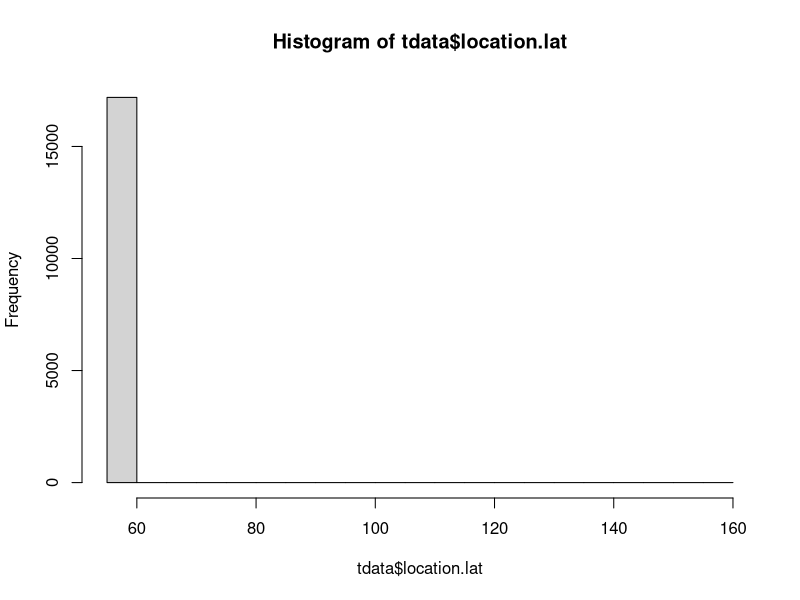
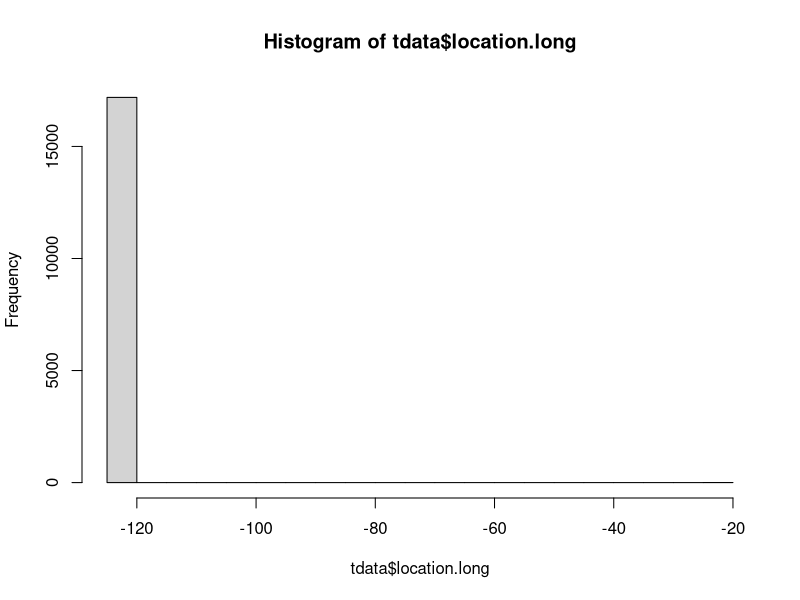
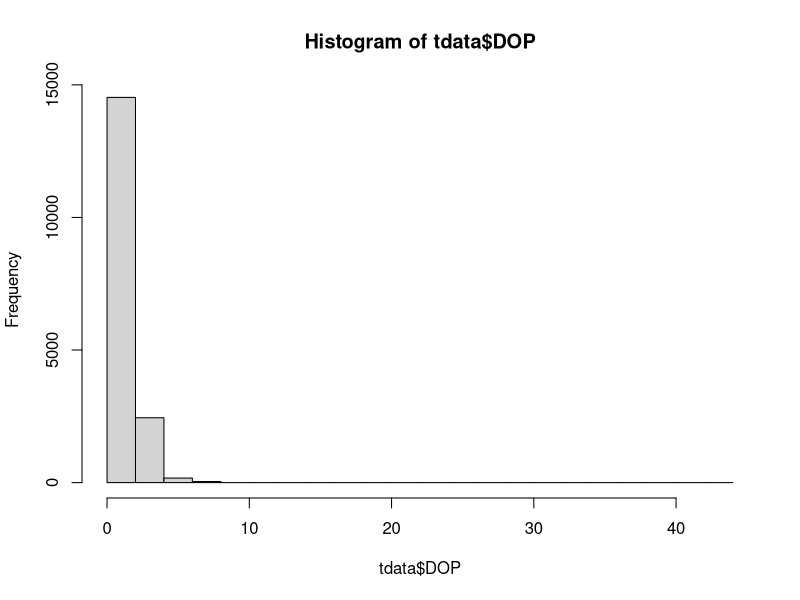
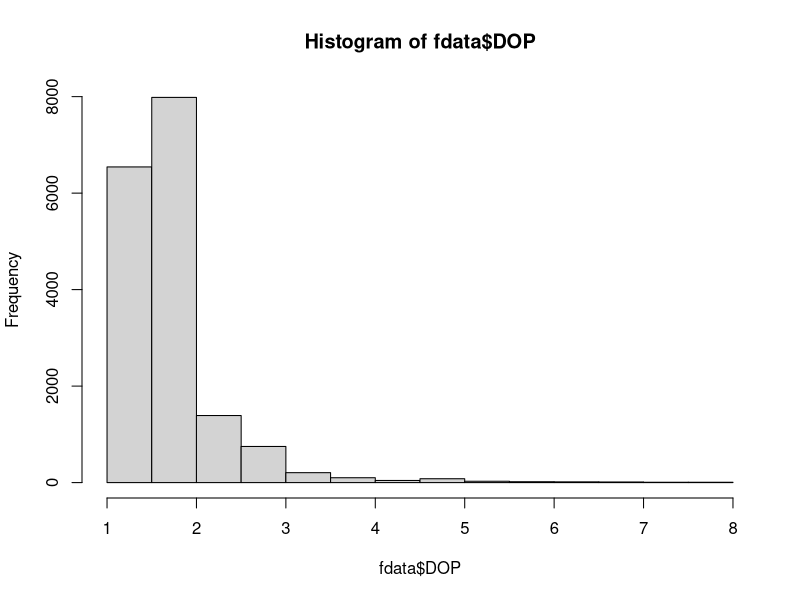

Source code (R) for these figures, in order: (Note: this script raises an error after producing the figures.)
## ---- chunk 1
#| message: false
# Read in our data files.

library(readr)
library(sf)
library(readxl)
library(dplyr)
library(lubridate)
library(ggplot2)

ref_raw <- read_csv("raw_data/Mountain caribou in British Columbia-reference-data.csv", 
                    name_repair = "universal")

loc_raw <- read_xlsx("raw_data/Mountain caribou.xlsx")
## ---- chunk 2
head(ref_raw)

names(ref_raw)

ref_short <- ref_raw %>%
  select(tag.id, animal.id, deploy.on.date, animal.sex, animal.reproductive.condition,
         deployment.end.type,tag.model, tag.manufacturer.name, tag.serial.no)

head(loc_raw)
## ---- chunk 3

all_data <- left_join(loc_raw, ref_raw, by = c('tag.local.identifier' = 'tag.id') )

all_data <- all_data %>% 
  select(event.id, location.long, location.lat, DOP, FixType, herd,
         study.specific.measurement, sensor.type, tag.local.identifier, date, animal.id,
         animal.sex, animal.reproductive.condition, tag.manufacturer.name, tag.model )


## ---- chunk 4

head(all_data)

# check if there are NA's in the data 

apply(all_data, 2, function(x) any(is.na(x)))

# Lets filter out any missing values 

length(all_data$event.id)

tdata <- all_data %>% 
  filter(!is.na(date)) %>%
  filter(!is.na(location.long)) %>%
  filter(!is.na(location.lat)) 


# Herd
unique(tdata$herd)

# two missing herd values which we can fill in (or delete)

tdata <- tdata %>% 
  mutate(herd = case_when(
    animal.id == "BP_car043" ~ "Burnt Pine", 
    animal.id == "SC_car170" ~ "Scott",
    .default = herd
  ))



#length(tdata$event.id)


## ---- chunk 5

# calculate time differences
tdata <- tdata  %>%
  mutate(date_time = ymd_hms(date)) 

# owch we still have an error in this dataset

# lets see if we can find it..... 

head(sort(unique(tdata$date)))
tail(sort(unique(tdata$date)))


tdata <- tdata  %>% 
  filter(date != "NA")

tdata  <- tdata  %>%
  mutate(date_time = ymd_hms(date)) 

#head(tdata$date_time) 

# Note the Universal Coordinated Time Zone


# lets split this data format into something more useful 

tdata  <- tdata  %>%
  mutate(year = year(date_time )) %>%
  mutate(month = month(date_time ),
         day = day(date_time),
         hour = hour(date_time),
         minute = minute(date_time))


## ---- chunk 6

# review the lat / longs 

range(tdata$location.lat)
hist(tdata$location.lat)

# above 65 latidude

range(tdata$location.long)
hist(tdata$location.long)

# greater than -100 longitude. 

tdata <- tdata %>% 
  filter(location.long <= -100) %>%
  filter(location.lat <= 65)

# DOP 

range (tdata$DOP)
hist(tdata$DOP)
unique(tdata$DOP)


# for this example we only want to keep fixes with a DOP less than 10m

fdata <- tdata %>% 
  filter(DOP <= 10)

hist(fdata$DOP)
unique(tdata$DOP)

# Fix Type : 

fixtype <- fdata %>% 
  group_by(FixType) %>%
  summarise(count = n())

fixtype

# remove the 2d locations 

fdata <- fdata %>% 
  filter(FixType != "GPS-2D")

# see what the data looks like
glimpse(fdata)
 
# lets check if this column is any use? 
unique(fdata$sensor.type)


# remove the columns that we dont need
fdata <- fdata %>% 
  select(-FixType, -DOP, -date, -study.specific.measurement, -sensor.type, -event.id)



## ---- chunk 7
#| eval: !expr '!file.exists(file.path("clean_data", "caribou.csv")) || isTRUE(params$write)'
write_csv(fdata, file.path("clean_data", "caribou.csv"))
## ---- chunk 8

# convert to a sf object and transform to BC Albers

bou <- st_as_sf(fdata, coords = c("location.long", "location.lat"), 
                crs = 4326, remove = FALSE) |> 
  st_transform(3005)
## ---- chunk 9
#| eval: !expr '!file.exists(file.path("clean_data", "caribou.gpkg")) || isTRUE(params$write)'
write_sf(bou, file.path("clean_data", "caribou.gpkg"))
## ---- chunk 10

#bou = read.csv(file.path("clean_data", "caribou.csv")

# or 

bou_sf = read_sf(file.path("clean_data", "caribou.gpkg"))

bou <- st_drop_geometry(bou_sf)


head(bou)
glimpse(bou)

## ---- chunk 11

no_herds = unique(bou$herd)

no_records <- bou %>% 
  group_by(herd) %>% 
  summarise(count = n())

no_animals_id <- bou %>% 
  group_by(herd, animal.id) %>% 
  summarise(count = n())

no_animals_sex <- bou %>% 
  group_by(herd, animal.sex) %>% 
  summarise(count = n())

collar_type <- bou %>% 
  group_by(herd, tag.manufacturer.name, tag.model) %>% 
  summarise(count = n())

## ---- chunk 12

# Filter to keep the Scott herd only 
sbou <- bou %>% 
  filter(herd == "Scott")

# tidy the data by removing columns that are redundant
sbou <- sbou %>% select(-herd, -tag.local.identifier, -tag.manufacturer.name, -tag.model)


# how many animals?
no_animals <- unique(sbou$animal.id)


# lets look at the time period: 
p1 <- ggplot(sbou, aes(year, fill = animal.id)) +
    geom_bar(position = "dodge")


# duration of the collars within the Scott herd. 

table_max <- sbou %>% 
  select(animal.id, date_time) %>%
  slice_max(date_time, by = animal.id) 
colnames(table_max)<- c("animal.id","max")

table_min <- sbou %>% 
  select(animal.id, date_time) %>%
  slice_min(date_time, by = animal.id) 

colnames(table_min)<- c("animal.id","min")

dur <- left_join(table_max, table_min, by = join_by(animal.id)) %>%
  distinct() %>%
  mutate(duration = max - min) %>%
  mutate(dur_days = round( duration,1)) %>%
  mutate(dur_hrs = round(as.numeric(dur_days)*24,1)) %>%
 #mutate(dur_days = round( dur_hrs/24,1)) %>%
  mutate(year_start = year(min), 
         year_end = year(max))



dur_plot <- ggplot(dur, aes(y=factor(animal.id))) +
  geom_segment(aes(x=min, xend=max, y=factor(animal.id), yend=factor(animal.id)), linewidth = 3)+
  xlab("Date") + ylab("Tag") 

dur_plot


# months of the year. 
p_duration <- ggplot(sbou, aes(factor(month), fill = factor(year)))+
  geom_bar(position = "dodge") +
  #xlim(1,12)+
  facet_wrap(~animal.id)+
  theme(axis.text.x = element_text(angle = 90, vjust = 0.5, hjust=1))

p_duration
## ---- chunk 13


head(sbou)

sbou <- sbou %>% 
  arrange(animal.id, date_time)

sbou_dur <- sbou %>%
    mutate(time = as.POSIXct(date_time, format = "%y/%d/%m %H:%M:%S")) %>%
    group_by(animal.id) %>%
    mutate(diff = difftime(time, lag(time),  units = c("hours")), 
           diff = as.numeric(diff))


# we can see a big range in the time intervals for the fixes

range(sbou_dur$diff, na.rm = TRUE)

# most fall in the less than than 10 
hist(sbou_dur$diff)


# lets look at the individual animals

ggplot(sbou_dur, aes(diff)) + 
  geom_histogram(bins=30) +
  facet_grid(.~animal.id)

# much of the problem is with the SC_car171 individual 

ggplot(sbou_dur, aes(y = diff, x = date_time)) + 
  geom_point() +
  facet_wrap(.~animal.id, scales = "free")


# suspect that these are a mortality signal from ? 
# some collars have a higher fix rate (SC_car168 consistent less than 10 hr difference)

## ---- chunk 14

# we can subset base on a Julian date

sbou_dur <- sbou_dur %>%
  mutate(
    date2=as.Date(date_time, format = '%Y-%m-%d'),
    jdate=julian(date2)
  )

# Check the multiple counts of anaimals per day 
counts.per.day.jdate <- sbou_dur %>% 
  group_by(animal.id, jdate, year) %>% 
  summarise(total = n(), unique = unique(jdate)) %>% 
  group_by(animal.id, total, year) %>% 
  summarise(total.j = n()) 


ggplot(counts.per.day.jdate, aes(x = total, y = total.j)) + 
  geom_point() +
  geom_vline(xintercept = 1, color = "red")+
  facet_wrap(.~animal.id + year)


sbou_sub <- sbou_dur %>%
    group_by(animal.id, jdate) %>%
    slice_sample( n = 1) 


# repeat this

# Check the multiple counts of anaimals per day 
counts.per.day.jdate <- sbou_sub %>% group_by(animal.id, jdate, year) %>% 
  summarise(total = n(), unique = unique(jdate)) %>% 
  group_by(animal.id, total, year) %>% 
  summarise(total.j = n()) 


ggplot(counts.per.day.jdate, aes(x = total, y = total.j)) + 
  geom_point() +
  geom_vline(xintercept = 1, color = "red") +
  facet_wrap(.~animal.id + year)


length(sbou_sub$location.long)
## ---- chunk 15
#| eval: !expr '!file.exists(file.path("clean_data", "scott_herd_subset.csv")) || isTRUE(params$write)'
# lets write this out as .csv and .Gpkg

write_csv(sbou_sub, file.path("clean_data", "scott_herd_subset.csv"))
## ---- chunk 16
sbou_sub_sf <- st_as_sf(sbou_sub, coords = c("location.long", "location.lat"), 
                        crs = 4326, remove = FALSE) |> 
  st_transform(3005)
## ---- chunk 17
#| eval: !expr '!file.exists(file.path("clean_data", "scott_herd_subset.gpkg")) || isTRUE(params$write)'
# # export as .gpkg
write_sf(sbou_sub_sf, file.path("clean_data", "scott_herd_subset.gpkg"))

## ---- chunk 18

sbou <- sbou_sub %>% 
  mutate(season = case_when(
            month %in% c(4,5) ~ "spring",
            month %in% c(6,7,8) ~ "summer",
            month %in% c(9,10,11) ~ "fall",
            month %in% c(12,1,2,3) ~ "winter")) 
            
  
# check data spread
counts.per.season = sbou %>%
  group_by(season, animal.id) %>%
  summarise(count = n())

ggplot(counts.per.season, aes(x = season, y = count)) + 
  geom_bar(stat = "identity") + 
  facet_wrap(~animal.id) +
  labs(x = "season", y = "no.of.fixes", title = "Scott Herd")
## ---- chunk 19
# we know that all the collared animals are female, but which are with calf or not 

with_calf <- sbou %>% 
  select(animal.id, animal.reproductive.condition, season) %>% 
  unique()

# we know only one individual was seen with a calf... SC_car171 



# Other questions???
